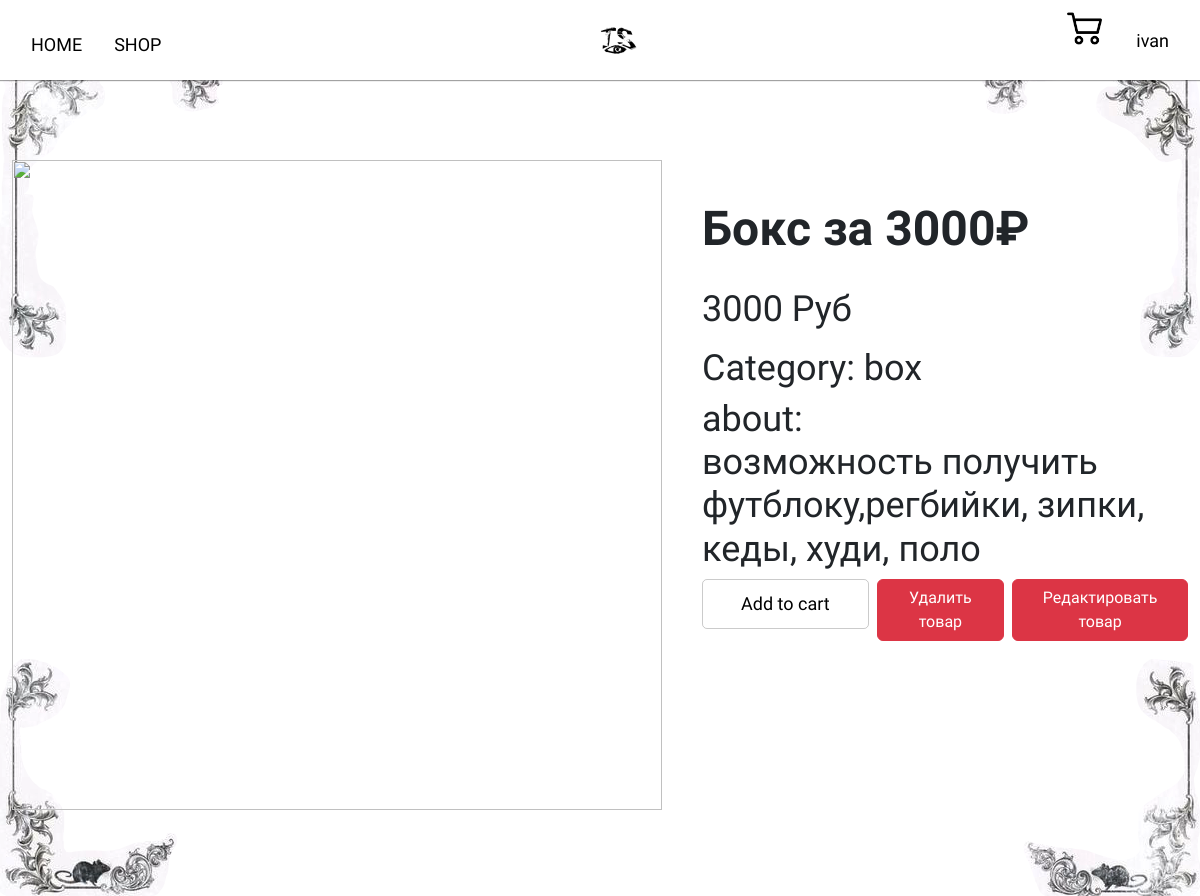
Page /product_card/Бокс за 3000₽ (signed in) on the committed database.
### data/users.py (models this page shows, shortened)
class User(SqlAlchemyBase, UserMixin, SerializerMixin):
    __tablename__ = 'users'
    id = sqlalchemy.Column(sqlalchemy.Integer,
                           primary_key=True, autoincrement=True)
    surname = sqlalchemy.Column(sqlalchemy.String)
    about = sqlalchemy.Column(sqlalchemy.String)
    name = sqlalchemy.Column(sqlalchemy.String)
    age = sqlalchemy.Column(sqlalchemy.Integer)
    email = sqlalchemy.Column(sqlalchemy.String, unique=True)
    hashed_password = sqlalchemy.Column(sqlalchemy.String)
    money = sqlalchemy.Column(sqlalchemy.Integer, nullable=True)
    total_spent = sqlalchemy.Column(sqlalchemy.Integer, nullable=True)
    modified_date = sqlalchemy.Column(sqlalchemy.DateTime)
    admin = sqlalchemy.Column(sqlalchemy.Boolean, default=False)
    news = orm.relationship("Product", back_populates='user')

### data/product.py (models this page shows)
class Product(SqlAlchemyBase,SerializerMixin):
    __tablename__ = 'products'
    id = sqlalchemy.Column(sqlalchemy.Integer,
                           primary_key=True, autoincrement=True)
    title = sqlalchemy.Column(sqlalchemy.String, nullable=True, unique=True)
    price = sqlalchemy.Column(sqlalchemy.Integer, nullable=True)
    category = sqlalchemy.Column(sqlalchemy.String, nullable=True)
    description = sqlalchemy.Column(sqlalchemy.String, nullable=True)
    discount = sqlalchemy.Column(sqlalchemy.Integer, nullable=True, default=0)
    created_date = sqlalchemy.Column(sqlalchemy.DateTime,
                                     default=datetime.datetime.now)
    quantity = sqlalchemy.Column(sqlalchemy.Integer, nullable=True)
    is_popular = sqlalchemy.Column(sqlalchemy.Boolean, default=True)
    image = sqlalchemy.Column(sqlalchemy.BLOB, nullable=True)
    user_id = sqlalchemy.Column(sqlalchemy.Integer,
                                sqlalchemy.ForeignKey("users.id"),nullable=True)
    user = orm.relationship('User')
    categories = orm.relationship("Category",
                                  secondary="association",
                                  backref="work")

### server.py (the view)
@app.route('/product_card/<name>')
def product_card(name):
    db_sess = db_session.create_session()
    product = db_sess.query(Product).filter(Product.title == name).first()
    user = db_sess.query(User)
    db_sess.close()
    if not product:
        abort(404)  # Вернёт 404 если товар не найден
    db_sess.close()
    return render_template('detail.html', product=product, user=current_user)

### data/db_session.py (called while the page is built)
def create_session() -> Session:
    global __factory
    return __factory()

### server.py (called while the page is built)
@login_manager.user_loader
def load_user(user_id):
    db_sess = db_session.create_session()
    ret = db_sess.query(User).get(user_id)
    db_sess.close()
    return ret

### templates/detail.html (shortened to what this page needs)
{% extends 'base.html' %}
{% block content %}
    <div class="detail-product d-flex">
        <div class="detail-img">
            <img src="{% if product.image %}{{ url_for('get_work_image', work_id=product.id) }}{% else %}{{ url_for('static', filename='img/noimage.jpg')}}{% endif %}" alt="" class="detail-image">
        </div>
        <div class="detail-description">
            <h2>{{ product.title }}</h2>
            <h3>{% if product.discount != 0 %}
                        <div class="cart-discount d-flex gap-2">
                            <p class="line">{{ product.price }} Руб</p>
                            <p>{{ product.price | price_discount(product.discount) }} руб</p>
                        </div>
                    {% else %}
                        <p class="cart-discount">{{ product.price }} Руб</p>
                    {% endif %}</h3>
            <h3>Category: {{ product.category }}</h3>
            <h3>about:<br> {{ product.description }}</h3>
            {% if current_user.is_authenticated %}
            <div class="d-flex align-items-start d-flex gap-2">
                <a href="{{ url_for('add_to_cart', item_id=product.id) }}" class="cart-btn d-flex align-items-center justify-content-center">Add to cart</a>
                {% if user.admin == 1 %}
                    <a class="btn btn-danger" href="{{ url_for('delete_product', item_id=product.id) }}" role="button">Удалить товар</a>
                    <a class="btn btn-danger" href="{{ url_for('edit_news', id=product.id) }}" role="button">Редактировать товар</a>
                {% endif %}
            {% else %}
                <a href="{{ url_for('login') }}" class="cart-btn d-flex align-items-center justify-content-center">Войдите, чтобы добавить в корзину</a>
            {% endif %}
            </div>
        </div>
    </div>
{% endblock content %}

### templates/base.html (shortened to what this page needs)
<!DOCTYPE html>
<html lang="en">
<head>
    <link href="https://cdn.jsdelivr.net/npm/bootstrap@5.3.5/dist/css/bootstrap.min.css" rel="stylesheet">
    <link rel="stylesheet" href="{{ url_for('static', filename='css/base.css') }}">
</head>
<body>
    <header class="header sticky-top">
        <div class="header-container d-flex">
            <navbar class="header-nav pt-4">
                <ul class="header-list d-flex">
                    <li>
                        <a href="/" class="nav-a m-3">Home</a>
                    </li>
                    <li>
                        <a href="/shop" class="nav-a m-3">Shop</a>
                    </li>
                </ul>
            </navbar>
            <div class="header-logo">
                <a href="/"><img src="{{ url_for('static', filename='img/icon.jpg') }}" class="icon" alt=""></a>
            </div>
            <div class="header-profile d-flex gap-2 align-items-start">
                {% if current_user.is_authenticated %}
                <a href="/cart"><img src="{{ url_for('static', filename='img/cart.png') }}" class="grob " alt=""></a>
			    <a class="m-3" href="/profile">{{ current_user.name }}</a>
		        {% else %}
                <p>
				<a href="/login" class="m-3">Login</a>
			    </p>
		        {% endif %}
            </div>
        </div>
    </header>
    <div class="container">
        {% block content %}
        {% endblock content %}
    </div>
    <img src="{{ url_for('static', filename='img/frame1.png') }}" class="frame1" alt="">
    <img src="{{ url_for('static', filename='img/frame4.png') }}" class="frame4" alt="">
</body>
</html>

### static/css/base.css (style rules this page uses)
:root { --box-shadow: 0px 1px 1px rgba(0, 0, 0, 0.363); }
body { font-family: "Carrois Gothic", sans-serif; font-size: 18px; padding: 0; margin: 0; overflow-x: hidden; }
ul { list-style: none; padding: 0; }
a { text-decoration: none; color: #000; }
h2 { font-size: 48px; font-weight: 600; }
h3 { font-size: 36px; }
.header { height: 80px; background-color: #fff; box-shadow: var(--box-shadow); }
.header-list { text-transform: uppercase; }
.header-container { box-sizing: border-box; max-width: 1400px; margin: 0 auto; justify-content: space-between; padding: 0 15px; align-items: center; }
.container { box-sizing: border-box; max-width: 1600px; margin: 0 auto; }
.frame1 { position: absolute; right: -0.5%; bottom: 60%; z-index: -1; }
.frame4 { position: absolute; right: -0.3%; top: 73.4%; z-index: -1; }
.detail-image { width: 650px; height: 650px; }
.detail-product { margin-top: 80px; }
.detail-description { margin-left: 40px; margin-top: 40px; }
.detail-description p { margin-top: 30px; max-width: 700px; }
.cart-btn { width: 180px; height: 50px; border: 1px solid #000; border-radius: 5px; margin-top: 20px; }
.grob { width: 35px; height: 35px; margin-right: 10px; }
.icon { width: 100px; height: 80px; margin-right: 10px; }
.cart-btn { display: flex; align-items: center; justify-content: center; width: 180px; height: 50px; border: 1px solid #00000034; border-radius: 5px; margin: 0; transition: all 0.5s ease; }

### rows in the picture
User: name "ivan"
Product: title "Бокс за 3000₽", price "3000", category "box", description "возможность получить футблоку,регбийки, зипки, кеды, худи, поло"
